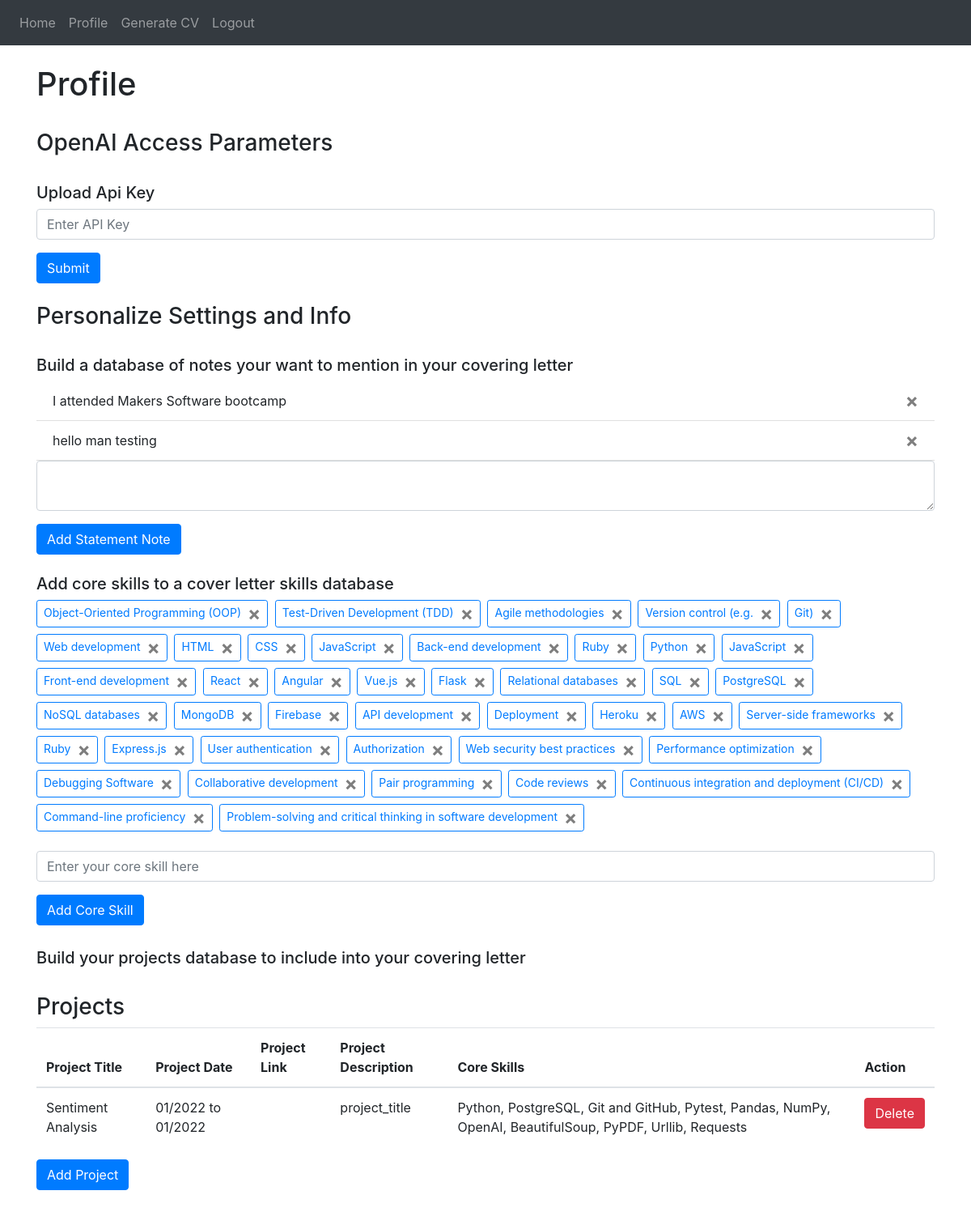
The app's page /profile (signed in) with its own data.
### website/models.py (models this page shows)
class Note(db.Model):
    id = db.Column(db.Integer, primary_key=True)
    data = db.Column(db.String(10000))
    date = db.Column(db.DateTime(timezone=True), default=func.now())
    user_id = db.Column(db.Integer, db.ForeignKey('user.id'))

class Skill(db.Model):
    id = db.Column(db.Integer, primary_key=True)
    data = db.Column(db.String(150))
    date = db.Column(db.DateTime(timezone=True), default=func.now())
    user_id = db.Column(db.Integer, db.ForeignKey('user.id'))

class Project(db.Model):
    id = db.Column(db.Integer, primary_key=True)
    project_title = db.Column(db.String(10000))
    project_date = db.Column(db.String(10000))
    project_link = db.Column(db.String(10000))
    project_description = db.Column(db.String(10000))
    project_core_skill = db.Column(db.String(10000))
    date = db.Column(db.DateTime(timezone=True), default=func.now())
    user_id = db.Column(db.Integer, db.ForeignKey('user.id'))

### website/views.py (the view, shortened to what this page needs)
@views.route('/profile', methods=['GET', 'POST'])
@login_required
def profile():
    return render_template("profile.html", user=current_user)

### website/__init__.py (called while the page is built)
def create_app(testing=False):
    app = Flask(__name__)
    app.config['SECRET_KEY'] = 'hjshjhdjah kjshkjdhjs'
    if testing:
        app.config['SQLALCHEMY_DATABASE_URI'] = 'sqlite:///test_' + DB_NAME
    else:
        app.config['SQLALCHEMY_DATABASE_URI'] = f'sqlite:///{DB_NAME}'
    db.init_app(app)
    from .views import views
    from .auth import auth
    app.register_blueprint(views, url_prefix='/')
    app.register_blueprint(auth, url_prefix='/')
    from .models import User, Note, Skill
    with app.app_context():
        db.create_all()
    login_manager = LoginManager()
    login_manager.login_view = 'auth.login'
    login_manager.init_app(app)
    @login_manager.user_loader
    def load_user(id):
        return User.query.get(int(id))
    return app

### website/templates/profile.html (shortened to what this page needs)
{% extends "base.html" %}
{% block content%}
  <br />
    <h1 align="left">Profile</h1>
  <br />
    <h3 align="left">OpenAI Access Parameters</h3>
  <br />
{% if not user.api_keys %}
  <form method="POST">
    <h5 align="left">Upload Api Key</h5>
      <div class="form-group">
        <input type="text" class="form-control" id="api_key" name="api_key" placeholder="Enter API Key"/>
      </div>
    <button type="submit" class="btn btn-primary">Submit</button>
  </form>
{% endif %}
  <br />
    <h3 align="left">Personalize Settings and Info</h3>
  <br />
    <h5 align="left">Build a database of notes your want to mention in your covering letter</h5>
      <ul class="list-group list-group-flush" id="notes">
      {% for note in user.notes %}
        <li class="list-group-item">
          {{ note.data }}
          <button type="button" class="close" onClick="deleteNote({{ note.id }})">
            <span aria-hidden="true">&times;</span>
          </button>
        </li>
      {% endfor %}
      </ul>
    <form method="POST">
      <div class="form-group">
        <textarea name="note" id="note" class="form-control"></textarea>
      </div>
      <button type="submit" class="btn btn-primary">Add Statement Note</button>
    </form>
    <br />
    <h5 align="left">Add core skills to a cover letter skills database</h5>
    <div class="form-group">
      <ul class="list-group list-skill-flush d-inline-block" id="skills">
        {% for skill in user.skills %}
        <li class="btn btn-outline-primary d-inline-block mr-1 btn-sm mb-2">
          {{ skill.data }}
          <button type="button" class="close ml-2" aria-label="close" onClick="deleteSkill({{ skill.id }})">
            <span aria-hidden="true">&times;</span>
          </button>
        </li>
        {% endfor %}
      </ul>
    </div>
    <form action="{{ url_for('views.profile') }}" method="POST" id="skill-form">
      <div class="form-group">
        <input type="text" name="skill" id="skill" class="form-control" placeholder="Enter your core skill here">
      </div>
      <button type="submit" class="btn btn-primary mb-1">Add Core Skill</button>
    </form>
  <br />
  <h5 align="left">Build your projects database to include into your covering letter</h5>
  <br />
  <h3>Projects</h3>
  <table class="table">
    <thead>
      <tr>
        <th>Project Title</th>
        <th>Project Date</th>
        <th>Project Link</th>
        <th>Project Description</th>
        <th>Core Skills</th>
        <th>Action</th>
      </tr>
    </thead>
    <tbody>
      {% for project in user.projects %}
      <tr>
        <td>{{ project.project_title }}</td>
        <td>{{ project.project_date }}</td>
        <td>{{ project.project_link }}</td>
        <td>{{ project.project_description }}</td>
        <td>{{ project.project_core_skill }}</td>
        <td>
          <button type="button" class="btn btn-danger" onClick="deleteProject({{ project.id }})">
            Delete
          </button>
        </td>
      </tr>
      {% endfor %}
    </tbody>
  </table>
  <button id="toggleFormBtn" class="btn btn-primary mb-3">Add Project</button>
    <br />
    <br />
    <br />
    <br />
    <br />
    <br />
    <br />
    <br />
  {% endblock %}

### website/templates/base.html (shortened to what this page needs)
<!DOCTYPE html>
<html>
  <head>
    <link
      rel="stylesheet"
      href="https://stackpath.bootstrapcdn.com/bootstrap/4.4.1/css/bootstrap.min.css"
    />
    <link
      rel="stylesheet"
      href="https://stackpath.bootstrapcdn.com/font-awesome/4.7.0/css/font-awesome.min.css"
    />
    <link
      rel="stylesheet"
      href="https://cdn.jsdelivr.net/bootstrap.tagsinput/0.8.0/bootstrap-tagsinput.css"
    />
  </head>
  <body>
    <nav class="navbar navbar-expand-lg navbar-dark bg-dark">
      <div class="collapse navbar-collapse" id="navbar">
        <div class="navbar-nav">
          {% if user.is_authenticated %}
          <a class="nav-item nav-link" id="home" href="/">Home</a>
          <a class="nav-item nav-link" id="profile" href="/profile">Profile</a>
          <a class="nav-item nav-link" id="generate" href="/generate">Generate CV</a>
          <a class="nav-item nav-link" id="logout" href="/logout">Logout</a>
          {% else %}
          <a class="nav-item nav-link" id="home" href="/">Home</a>
          <a class="nav-item nav-link" id="login" href="/login">Login</a>
          <a class="nav-item nav-link" id="signUp" href="/sign-up">Sign Up</a>
          {% endif %}
        </div>
      </div>
    </nav>
    <div class="container">{% block content %} {% endblock %}</div>
  </body>
</html>

### records on screen
Note: data "I attended Makers Software bootcamp"
Note: data "hello man testing"
Skill: data "Object-Oriented Programming (OOP)"
Skill: data "Test-Driven Development (TDD)"
Skill: data "Agile methodologies"
Skill: data "Version control (e.g."
Skill: data "Git)"
Skill: data "Web development"
Skill: data "HTML"
Skill: data "CSS"
Skill: data "JavaScript"
Skill: data "Back-end development"
Skill: data "Ruby"
Skill: data "Python"
Skill: data "JavaScript"
Skill: data "Front-end development"
Skill: data "React"
Skill: data "Angular"
Skill: data "Vue.js"
Skill: data "Flask"
Skill: data "Relational databases"
Skill: data "SQL"
Skill: data "PostgreSQL"
Skill: data "NoSQL databases"
Skill: data "MongoDB"
Skill: data "Firebase"
Skill: data "API development"
Skill: data "Deployment"
Skill: data "Heroku"
Skill: data "AWS"
Skill: data "Server-side frameworks"
Skill: data "Ruby"
Skill: data "Express.js"
Skill: data "User authentication"
Skill: data "Authorization"
Skill: data "Web security best practices"
Skill: data "Performance optimization"
Skill: data "Debugging Software"
Skill: data "Collaborative development"
Skill: data "Pair programming"
Skill: data "Code reviews"
Skill: data "Continuous integration and deployment (CI/CD)"
Skill: data "Command-line proficiency"
Skill: data "Problem-solving and critical thinking in software development"
Project: project_title "Sentiment Analysis", project_date "01/2022 to 01/2022", project_description "project_title", project_core_skill "Python, PostgreSQL, Git and GitHub, Pytest, Pandas, NumPy, OpenAI, BeautifulSoup, PyPDF, Urllib, Requests"
